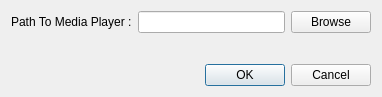
<?xml version="1.0" encoding="UTF-8"?>
<ui version="4.0">
 <class>UiPathDialog</class>
 <widget class="QDialog" name="UiPathDialog">
  <property name="geometry">
   <rect>
    <x>0</x>
    <y>0</y>
    <width>382</width>
    <height>97</height>
   </rect>
  </property>
  <property name="windowTitle">
   <string>Dialog</string>
  </property>
  <layout class="QVBoxLayout" name="verticalLayout">
   <item>
    <layout class="QHBoxLayout" name="horizontalLayout">
     <item>
      <widget class="QLabel" name="label">
       <property name="text">
        <string>Path To Media Player :</string>
       </property>
      </widget>
     </item>
     <item>
      <widget class="QLineEdit" name="ui_inputPath"/>
     </item>
     <item>
      <widget class="QPushButton" name="ui_pathBrowse">
       <property name="text">
        <string>Browse</string>
       </property>
      </widget>
     </item>
    </layout>
   </item>
   <item>
    <spacer name="verticalSpacer">
     <property name="orientation">
      <enum>Qt::Vertical</enum>
     </property>
     <property name="sizeHint" stdset="0">
      <size>
       <width>20</width>
       <height>16</height>
      </size>
     </property>
    </spacer>
   </item>
   <item>
    <widget class="QDialogButtonBox" name="ui_promptValidator">
     <property name="orientation">
      <enum>Qt::Horizontal</enum>
     </property>
     <property name="standardButtons">
      <set>QDialogButtonBox::Cancel|QDialogButtonBox::Ok</set>
     </property>
    </widget>
   </item>
  </layout>
 </widget>
 <resources/>
 <connections>
  <connection>
   <sender>ui_promptValidator</sender>
   <signal>accepted()</signal>
   <receiver>UiPathDialog</receiver>
   <slot>accept()</slot>
   <hints>
    <hint type="sourcelabel">
     <x>248</x>
     <y>254</y>
    </hint>
    <hint type="destinationlabel">
     <x>157</x>
     <y>274</y>
    </hint>
   </hints>
  </connection>
  <connection>
   <sender>ui_promptValidator</sender>
   <signal>rejected()</signal>
   <receiver>UiPathDialog</receiver>
   <slot>reject()</slot>
   <hints>
    <hint type="sourcelabel">
     <x>316</x>
     <y>260</y>
    </hint>
    <hint type="destinationlabel">
     <x>286</x>
     <y>274</y>
    </hint>
   </hints>
  </connection>
 </connections>
</ui>
